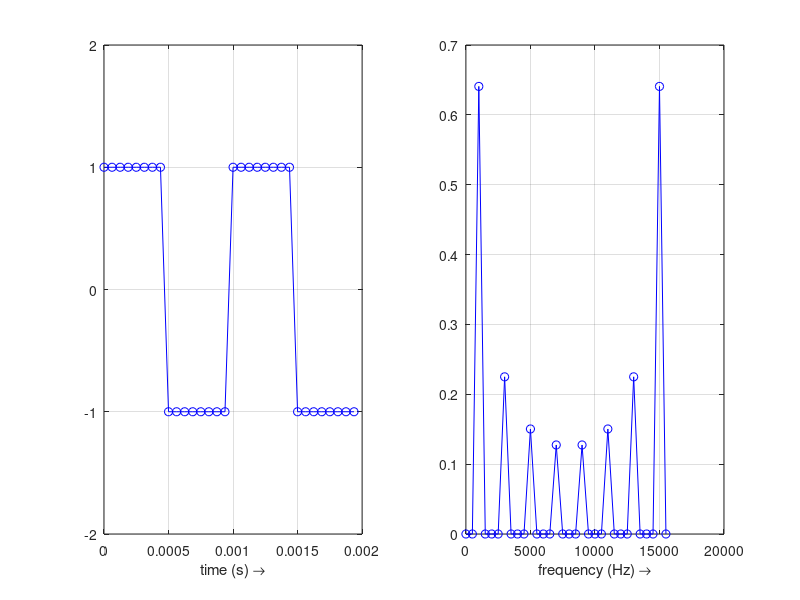
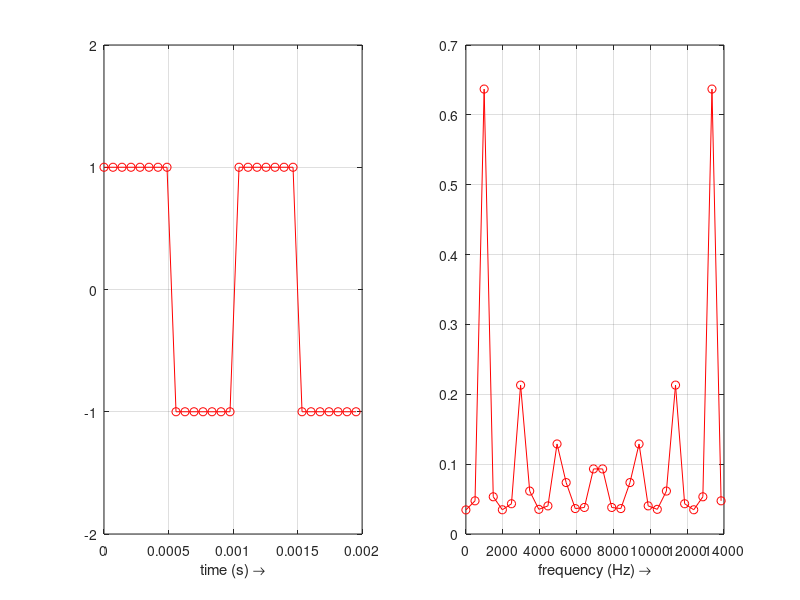
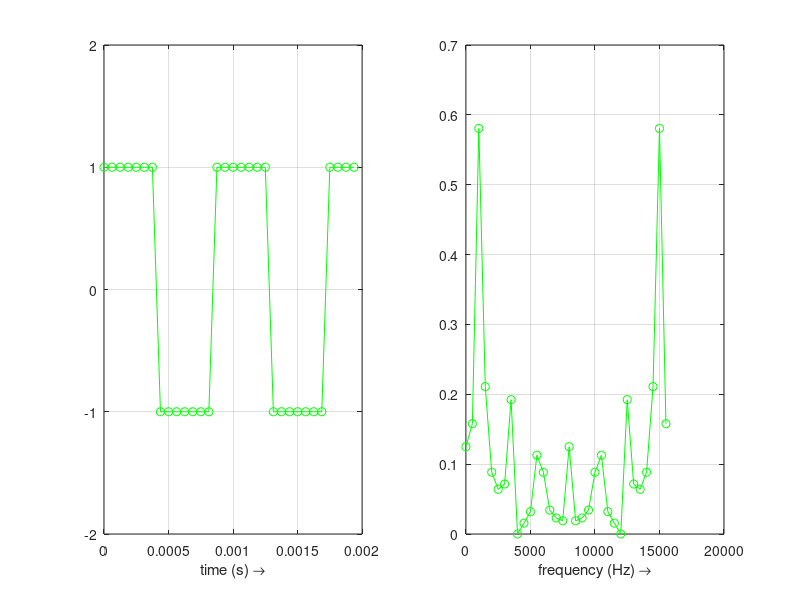
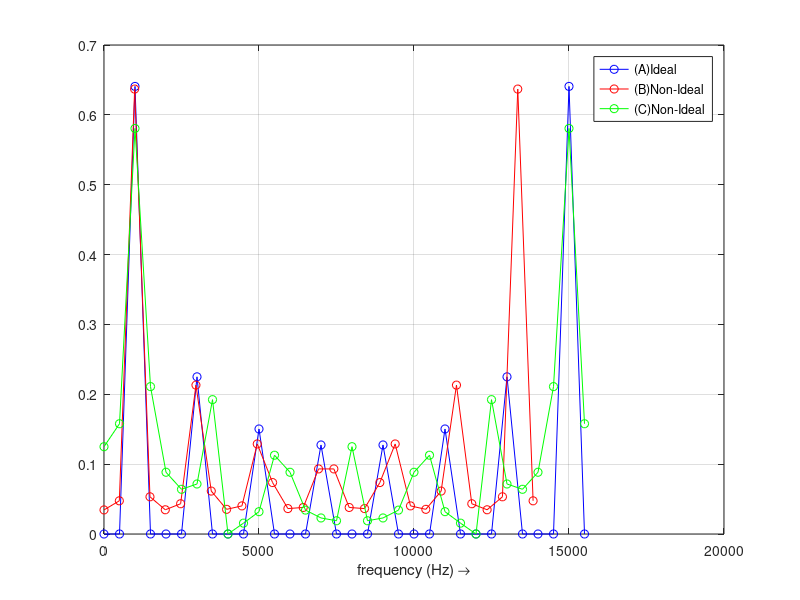

MATLAB code to generate these figures, in order: (Note: this script raises an error after producing the figures.)
% FFT Ideal versus Non-Ideal _ dqtm SiSy HS20
% Examples to see where "noise" arises in fft measurements
% ===========================
clear all, close all, clc


%%  (A) The ideal situation!
% You know the frequency of the input signal
% and can select the sampling frequency: Fs=M*fsig
% and the length of the observation window as N*Ts = P*Tsig
% ===========================
fsig = 1e3;
duty = 50;     % duty cycle for periodic square
M = 2^4;       % Number of sampling points per period of Fsig
P = 2;          % Length of observation window = 20*Period of input-signal

Fsa = M*fsig;    % sampling frequency is a multiple of the input-signal freq
Tsa = 1/Fsa;

Na = P*Fsa/fsig;   % Calculate number of points in buffer for FFT-Analysis
                             % N = P*Tsig/Ts = P*Fs/fsig
Tw = Na*Tsa;

aux = 0:1:Na-1;
ta = Tsa*aux;         % tstep*index-vector
fa = (Fsa/Na)*aux;     % fstep*index-vector

xa_t = square(2*pi*fsig*ta,duty);
Xa_f = (1/Na)*fft(xa_t);

figure('Name','(A) FFT in Ideal Situation')
subplot(121),plot(ta,xa_t,'-bo'),grid on,hold on
            xlabel('time (s) \rightarrow')
            ylim([-2 2])
subplot(122),plot(fa,abs(Xa_f),'-bo'),grid on,hold on
            xlabel('frequency (Hz) \rightarrow')
            
%%  Everything else: non-ideal situations!
% (B) Fs is not a multiple of fsig: (Fs) /= (M*fsig)
% (C) The observation window is not a multiple of Tsig: (N*Ts) /= (P*Tsig)


%% (B) Fs is not a multiple of fsig: (Fs) /= (M*fsig)
Fsb = M*0.896*fsig; % sampling frequency is NOT multiple of the input-signal freq
Tsb = 1/Fsb;

Nb = round(Tw/Tsb);   % Calculate number of points in buffer for FFT-Analysis
                      % keeping length of observation window fix
aux = 0:1:Nb-1;
tb = Tsb*aux;         % tstep*index-vector
fb = (Fsb/Nb)*aux;     % fstep*index-vector

xb_t = square(2*pi*fsig*tb,duty);
Xb_f = (1/Nb)*fft(xb_t);

figure('Name','(B) FFT in Non-Ideal Situation : Fs not multiple of fsig')
subplot(121),plot(tb,xb_t,'-ro'),grid on,hold on
            xlabel('time (s) \rightarrow')
            ylim([-2 2])
subplot(122),plot(fb,abs(Xb_f),'-ro'),grid on,hold on
            xlabel('frequency (Hz) \rightarrow')


    
%% (C) The observation window is not a multiple of Tsig: (N*Ts) /= (P*Tsig)    

fsig_c = fsig*1.172;

Fsc = Fsa;    % sampling frequency is a multiple of the input-signal freq
Tsc = 1/Fsc;

Nc = round(Tw/Tsc);   % Calculate number of points in buffer for FFT-Analysis
                      % keeping length of observation window fix

aux = 0:1:Nc-1;
tc = Tsc*aux;         % tstep*index-vector
fc = (Fsc/Nc)*aux;     % fstep*index-vector

xc_t = square(2*pi*fsig_c*tc,duty);
Xc_f = (1/Nc)*fft(xc_t);

                % OPTION: use windowing
                % but only makes sense for long Tw, e.g P=10
% xcw_t = hann(length(tc))'.*xc_t;  
% Xcw_f = (1/Nc)*fft(xcw_t);


figure('Name','(C)FFT in Non-Ideal Situation : Tw not multiple of Tsig')
subplot(121),plot(tc,xc_t,'-go'),grid on,hold on
             %plot(tc,xcw_t,'-co')
            xlabel('time (s) \rightarrow')
            ylim([-2 2])
subplot(122),plot(fc,abs(Xc_f),'-go'),grid on,hold on
            %plot(fc,abs(Xcw_f),'-co')
            xlabel('frequency (Hz) \rightarrow')
            
%% ===========================            
% PLOT OF COMPARISONS            
% ============================
% Compare Spectra in Linear scale
figure('Name','Compare FFT Amplitude-Spectra in Linear scale')
    % (A) Ideal
    plot(fa,abs(Xa_f),'-bo'),grid on,hold on
    % (B) Non-Ideal
    plot(fb,abs(Xb_f),'-ro'),grid on,hold on
    % (C) Non-Ideal
    plot(fc,abs(Xc_f),'-go'),grid on,hold on
    xlabel('frequency (Hz) \rightarrow')
    legend({'(A)Ideal','(B)Non-Ideal','(C)Non-Ideal'})     
            
% Compare Spectra in dB scale
figure('Name','Compare FFT Amplitude-Spectra in dB scale')
    % (A) Ideal
    plot(fa,db(Xa_f),'-bo'),grid on,hold on
    % (B) Non-Ideal
    plot(fb,db(Xb_f),'-ro'),grid on,hold on
    % (C) Non-Ideal
    plot(fc,db(Xc_f),'-go'),grid on,hold on
    xlabel('frequency (Hz) \rightarrow')
    legend({'(A)Ideal','(B)Non-Ideal','(C)Non-Ideal'})              